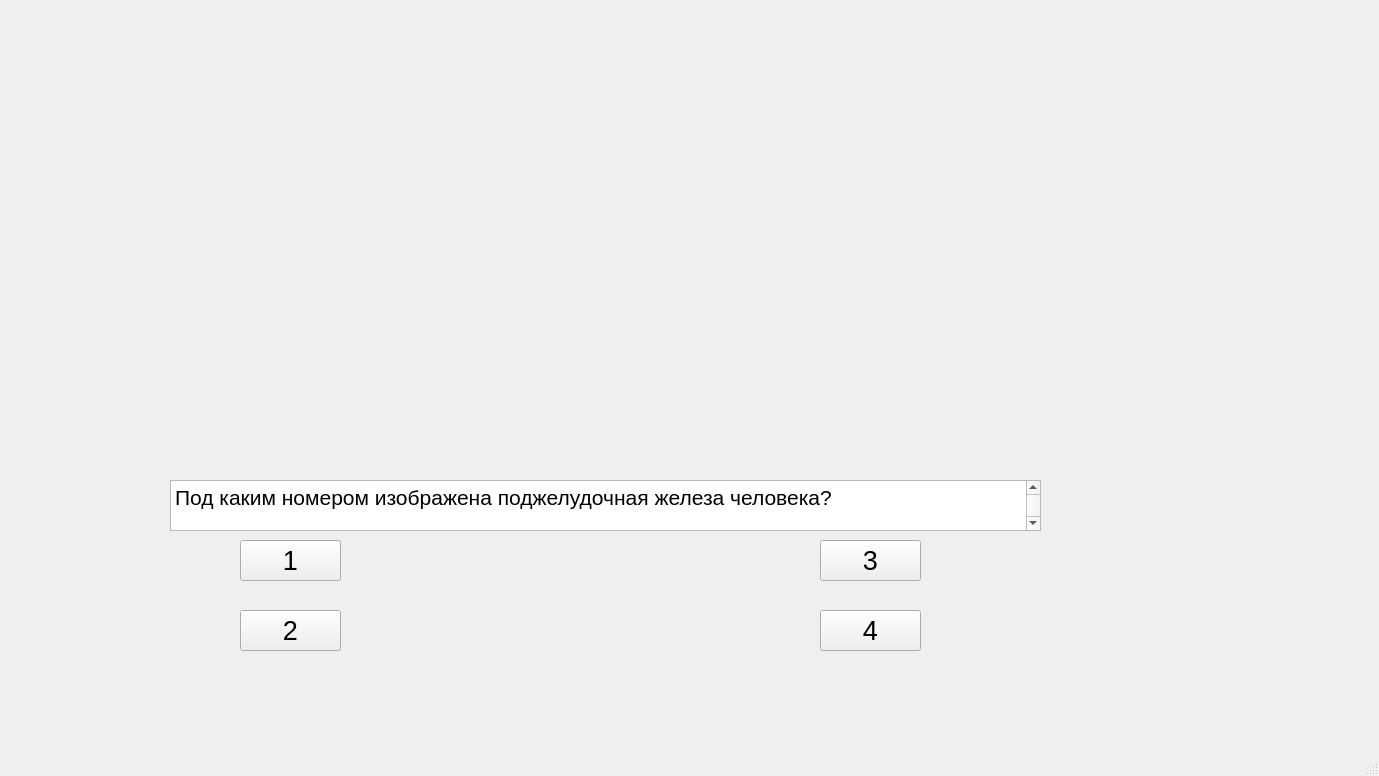
<?xml version="1.0" encoding="UTF-8"?>
<ui version="4.0">
 <class>MainWindow</class>
 <widget class="QMainWindow" name="MainWindow">
  <property name="geometry">
   <rect>
    <x>0</x>
    <y>0</y>
    <width>1379</width>
    <height>776</height>
   </rect>
  </property>
  <property name="windowTitle">
   <string>MainWindow</string>
  </property>
  <widget class="QWidget" name="centralwidget">
   <widget class="QLabel" name="label">
    <property name="geometry">
     <rect>
      <x>270</x>
      <y>30</y>
      <width>621</width>
      <height>261</height>
     </rect>
    </property>
    <property name="text">
     <string/>
    </property>
   </widget>
   <widget class="QPushButton" name="pushButton">
    <property name="geometry">
     <rect>
      <x>240</x>
      <y>540</y>
      <width>101</width>
      <height>41</height>
     </rect>
    </property>
    <property name="font">
     <font>
      <pointsize>20</pointsize>
     </font>
    </property>
    <property name="text">
     <string>1</string>
    </property>
   </widget>
   <widget class="QTextEdit" name="textEdit">
    <property name="geometry">
     <rect>
      <x>170</x>
      <y>480</y>
      <width>871</width>
      <height>51</height>
     </rect>
    </property>
    <property name="html">
     <string>&lt;!DOCTYPE HTML PUBLIC &quot;-//W3C//DTD HTML 4.0//EN&quot; &quot;http://www.w3.org/TR/REC-html40/strict.dtd&quot;&gt;
&lt;html&gt;&lt;head&gt;&lt;meta name=&quot;qrichtext&quot; content=&quot;1&quot; /&gt;&lt;style type=&quot;text/css&quot;&gt;
p, li { white-space: pre-wrap; }
&lt;/style&gt;&lt;/head&gt;&lt;body style=&quot; font-family:'MS Shell Dlg 2'; font-size:7.8pt; font-weight:400; font-style:normal;&quot;&gt;
&lt;p style=&quot; margin-top:0px; margin-bottom:0px; margin-left:0px; margin-right:0px; -qt-block-indent:0; text-indent:0px;&quot;&gt;&lt;span style=&quot; font-size:16pt;&quot;&gt;Под каким номером изображена поджелудочная железа человека?&lt;/span&gt;&lt;/p&gt;
&lt;p style=&quot;-qt-paragraph-type:empty; margin-top:0px; margin-bottom:0px; margin-left:0px; margin-right:0px; -qt-block-indent:0; text-indent:0px; font-size:16pt;&quot;&gt;&lt;br /&gt;&lt;/p&gt;&lt;/body&gt;&lt;/html&gt;</string>
    </property>
   </widget>
   <widget class="QPushButton" name="pushButton_2">
    <property name="geometry">
     <rect>
      <x>240</x>
      <y>610</y>
      <width>101</width>
      <height>41</height>
     </rect>
    </property>
    <property name="font">
     <font>
      <pointsize>20</pointsize>
     </font>
    </property>
    <property name="text">
     <string>2</string>
    </property>
   </widget>
   <widget class="QPushButton" name="pushButton_3">
    <property name="geometry">
     <rect>
      <x>820</x>
      <y>610</y>
      <width>101</width>
      <height>41</height>
     </rect>
    </property>
    <property name="font">
     <font>
      <pointsize>20</pointsize>
     </font>
    </property>
    <property name="text">
     <string>4</string>
    </property>
   </widget>
   <widget class="QPushButton" name="pushButton_4">
    <property name="geometry">
     <rect>
      <x>820</x>
      <y>540</y>
      <width>101</width>
      <height>41</height>
     </rect>
    </property>
    <property name="font">
     <font>
      <pointsize>20</pointsize>
     </font>
    </property>
    <property name="text">
     <string>3</string>
    </property>
   </widget>
  </widget>
  <widget class="QMenuBar" name="menubar">
   <property name="geometry">
    <rect>
     <x>0</x>
     <y>0</y>
     <width>1379</width>
     <height>26</height>
    </rect>
   </property>
  </widget>
  <widget class="QStatusBar" name="statusbar"/>
 </widget>
 <resources/>
 <connections/>
</ui>
